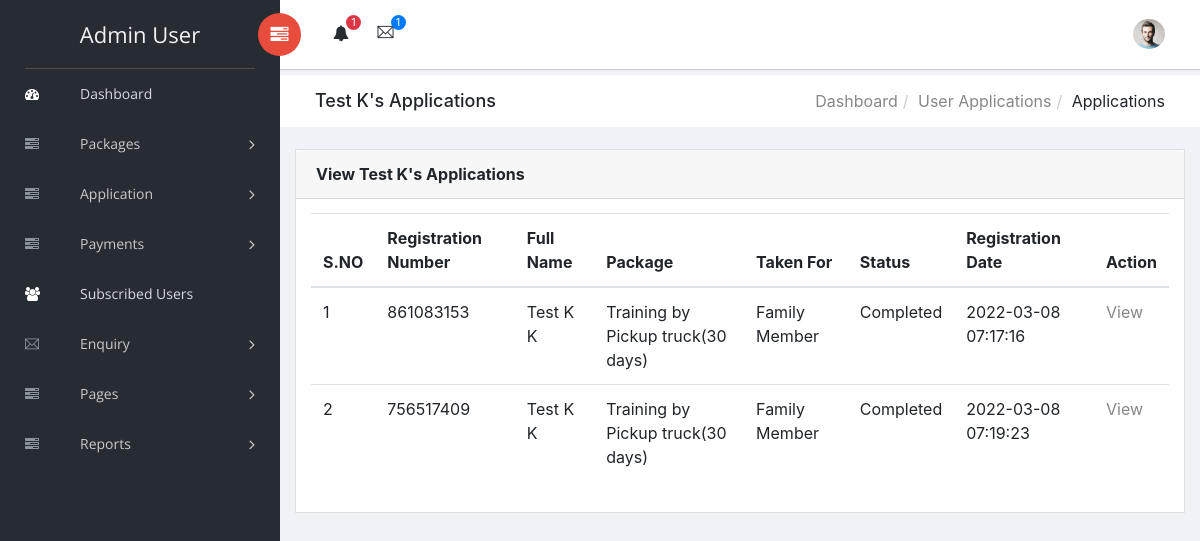
Screenshot of /admin/user-applications.php?appid=1&&appname=Test K (signed in) with the database file from the repository.
### tables this page shows
CREATE TABLE `tblapplication` (
  `ID` int(10) NOT NULL,
  `PackID` int(10) NOT NULL,
  `RegNumber` int(10) DEFAULT NULL,
  `UserId` int(5) DEFAULT NULL,
  `TakenFor` varchar(250) DEFAULT NULL,
  `FullName` varchar(120) DEFAULT NULL,
  `Email` varchar(120) NOT NULL,
  `MobileNumber` bigint(11) DEFAULT NULL,
  `Gender` varchar(45) DEFAULT NULL,
  `Age` int(10) DEFAULT NULL,
  `LicenceNumber` varchar(120) DEFAULT NULL,
  `UploadLicence` varchar(120) DEFAULT NULL,
  `Address` varchar(250) DEFAULT NULL,
  `AlternateNumber` bigint(11) DEFAULT NULL,
  `TrainingDate` date DEFAULT NULL,
  `TrainingTiming` varchar(120) DEFAULT NULL,
  `Remark` varchar(250) DEFAULT NULL,
  `Status` varchar(50) DEFAULT NULL,
  `RegDate` timestamp NOT NULL DEFAULT current_timestamp(),
  `Remarkdate` timestamp NULL DEFAULT NULL ON UPDATE current_timestamp()
);

CREATE TABLE `tblregusers` (
  `ID` int(11) NOT NULL,
  `FirstName` varchar(200) DEFAULT NULL,
  `LastName` varchar(200) DEFAULT NULL,
  `MobileNumber` bigint(10) DEFAULT NULL,
  `Email` varchar(200) DEFAULT NULL,
  `Password` varchar(200) DEFAULT NULL,
  `RegDate` timestamp NULL DEFAULT current_timestamp()
);

CREATE TABLE `tblpackages` (
  `ID` int(5) NOT NULL,
  `PackageName` varchar(120) DEFAULT NULL,
  `PackageDec` varchar(250) DEFAULT NULL,
  `PackageDuration` varchar(120) DEFAULT NULL,
  `PackagePrice` varchar(120) DEFAULT NULL,
  `PackageDate` timestamp NULL DEFAULT current_timestamp()
);

### admin/user-applications.php (the view, shortened to what this page needs)
<?php
include('includes/dbconnection.php');
if (strlen($_SESSION['cdsmsaid']==0)) {
  header('location:logout.php');
  } else{
  ?>
<!doctype html>
<html class="no-js" lang="en">
<head>
    <link rel="stylesheet" href="vendors/bootstrap/dist/css/bootstrap.min.css">
    <link rel="stylesheet" href="vendors/font-awesome/css/font-awesome.min.css">
    <link rel="stylesheet" href="vendors/themify-icons/css/themify-icons.css">
    <link rel="stylesheet" href="vendors/flag-icon-css/css/flag-icon.min.css">
    <link rel="stylesheet" href="vendors/selectFX/css/cs-skin-elastic.css">
    <link rel="stylesheet" href="assets/css/style.css">
</head>
<body>
    <?php include_once('includes/sidebar.php');?>
    <div id="right-panel" class="right-panel">
        <?php include_once('includes/header.php');?>
        <div class="breadcrumbs">
            <div class="col-sm-4">
                <div class="page-header float-left">
                    <div class="page-title">
                        <h1> <?php echo $_GET['appname'];?>'s Applications</h1>
                    </div>
                </div>
            </div>
            <div class="col-sm-8">
                <div class="page-header float-right">
                    <div class="page-title">
                        <ol class="breadcrumb text-right">
                            <li><a href="dashboard.php">Dashboard</a></li>
                            <li><a href="approved-application.php">User Applications</a></li>
                            <li class="active">Applications</li>
                        </ol>
                    </div>
                </div>
            </div>
        </div>
        <div class="content mt-3">
            <div class="animated fadeIn">
                <div class="row">
                    <div class="col-lg-12">
                        <div class="card">
                            <div class="card-header">
                                <strong class="card-title">View <?php echo $_GET['appname'];?>'s Applications</strong>
                            </div>
                            <div class="card-body">
                                <table class="table">
                                    <thead>
                                        <tr>
                                            <tr>
                  <th>S.NO</th>
<th>Registration Number</th>
<th>Full Name</th>
<th>Package</th>
<th>Taken For</th>
<th>Status</th>
<th>Registration Date</th>
<th>Action</th>
 </tr>
                                        </tr>
                                        </thead>
                                    <?php
$uid=$_GET['appid'];
$ret=mysqli_query($con,"select tblregusers.ID,tblregusers.FirstName,tblregusers.LastName,tblregusers.MobileNumber,tblregusers.Email,tblpackages.PackageName,tblapplication.ID as aapid,tblapplication.PackID,tblapplication.Status,tblapplication.RegNumber,tblapplication.UserId,tblapplication.TakenFor,tblapplication.RegDate,tblapplication.PackID from tblapplication join tblpackages on tblpackages.ID=tblapplication.PackID join tblregusers on tblregusers.ID=tblapplication.UserId where  (tblapplication.UserId='$uid')");
$cnt=1;
while ($row=mysqli_fetch_array($ret)) {
?>
                <tr>
                  <td><?php echo $cnt;?></td>
                  <td><?php  echo $row['RegNumber'];?></td>
                  <td><?php  echo $row['FirstName'];?> <?php  echo $row['LastName'];?></td>
                  <td><?php  echo $row['PackageName'];?></td>
                  <td><?php  echo $row['TakenFor'];?></td>
                   <?php if($row['Status']==""){ ?>
                     <td class="font-w600"><?php echo "Not Updated Yet"; ?></td>
                     <?php } else { ?>
                      <td><?php  echo $row['Status'];?></td><?php } ?>
                      <td><?php  echo $row['RegDate'];?></td>
                  <td><a href="view-application-details.php?viewid=<?php echo $row['aapid'];?>">View</a></td>
                </tr>
                <?php
$cnt=$cnt+1;
}?>
                                </table>
                            </div>
                        </div>
                    </div>
                </div>
            </div>
        </div>
    </div>
</body>
</html>
<?php }  ?>

### admin/includes/sidebar.php (shortened to what this page needs)
<aside id="left-panel" class="left-panel">
        <nav class="navbar navbar-expand-sm navbar-default">
<?php
$adminid=$_SESSION['cdsmsaid'];
$ret=mysqli_query($con,"select AdminName from tbladmin where ID='$adminid'");
$row=mysqli_fetch_array($ret);
$name=$row['AdminName'];
?>
            <div class="navbar-header">
                <a class="navbar-brand" href="dashboard.php"><?php echo $name; ?></a>
            </div>
            <div id="main-menu" class="main-menu collapse navbar-collapse">
                <ul class="nav navbar-nav">
                    <li class="active">
                        <a href="dashboard.php"> <i class="menu-icon fa fa-dashboard"></i>Dashboard </a>
                    </li>
<li class="menu-item-has-children dropdown">
                        <a href="#" class="dropdown-toggle" data-toggle="dropdown" aria-haspopup="true" aria-expanded="false"> <i class="menu-icon fa fa-tasks"></i>Packages</a>
                    </li>
<li class="menu-item-has-children dropdown">
                        <a href="#" class="dropdown-toggle" data-toggle="dropdown" aria-haspopup="true" aria-expanded="false"> <i class="menu-icon fa fa-tasks"></i>Application</a>
                    </li>
<li class="menu-item-has-children dropdown">
                        <a href="#" class="dropdown-toggle" data-toggle="dropdown" aria-haspopup="true" aria-expanded="false"> <i class="menu-icon fa fa-tasks"></i>Payments</a>
                    </li>
                     <li class="active">
                        <a href="subscribed-users.php"> <i class="menu-icon fa fa-users"></i>Subscribed Users</a>
                    </li>
               <li class="menu-item-has-children dropdown">
                        <a href="registered-users.php" class="dropdown-toggle" data-toggle="dropdown" aria-haspopup="true" aria-expanded="false"> <i class="menu-icon ti-email"></i>Enquiry</a>
                    </li>
   <li class="menu-item-has-children dropdown">
                        <a href="#" class="dropdown-toggle" data-toggle="dropdown" aria-haspopup="true" aria-expanded="false"> <i class="menu-icon fa fa-tasks"></i>Pages</a>
                    </li>
                    <li class="menu-item-has-children dropdown">
                        <a href="#" class="dropdown-toggle" data-toggle="dropdown" aria-haspopup="true" aria-expanded="false"> <i class="menu-icon fa fa-tasks"></i>Reports</a>
                    </li>
                </ul>
            </div>
        </nav>
    </aside>

### rows the page displays
tblapplication: RegNumber "861083153", UserId.FirstName "Test K", UserId.LastName "K", PackID.PackageName "Training by Pickup truck(30 days)", TakenFor "Family Member", Status "Completed", RegDate "2022-03-08 07:17:16"
tblapplication: RegNumber "756517409", UserId.FirstName "Test K", UserId.LastName "K", PackID.PackageName "Training by Pickup truck(30 days)", TakenFor "Family Member", Status "Completed", RegDate "2022-03-08 07:19:23"

### other values shown
$name "Admin User"
$num "1"
$num1 "1"
$_GET['appname'] "Test K"
